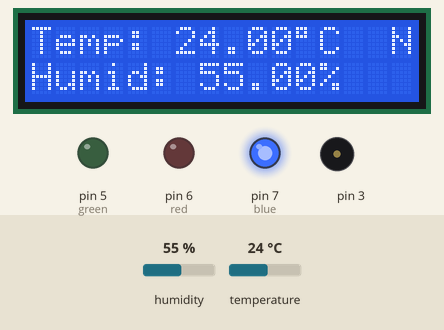
Simulated run of this sketch. Board: Arduino Uno, built with avr-gcc and run on an emulated ATmega328P. Shown: 16×2 character LCD, output pins drawn as LEDs (lit = HIGH), buzzer (waves = sounding). The test bench sets the inputs (shaded band); at power-on: temperature 24 °C, humidity 55 %.

Above: at 5.6 s.
5.7 s: temperature set to 29.6 °C
At 8.3 s:
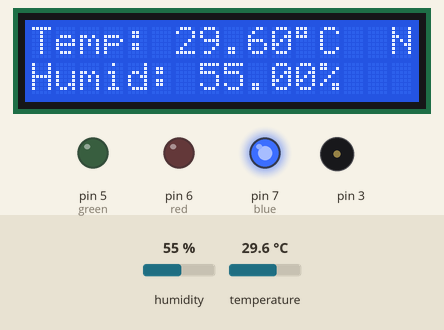
8.6 s: temperature set to 30.9 °C
At 9.37 s:
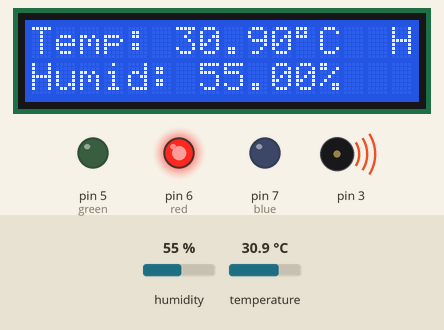
12.1 s: temperature set to 9 °C
At 13.41 s:
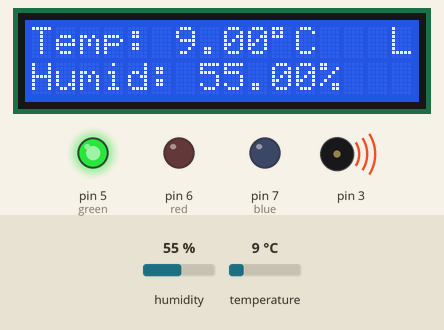
16.1 s: humidity set to 22 %
At 18.1 s:
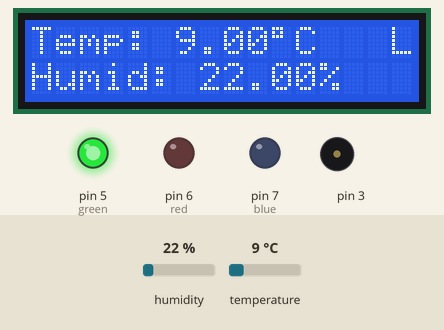
Timing chart, 0 to 19.9 s (numbered marks = the images above; inputs shaded):
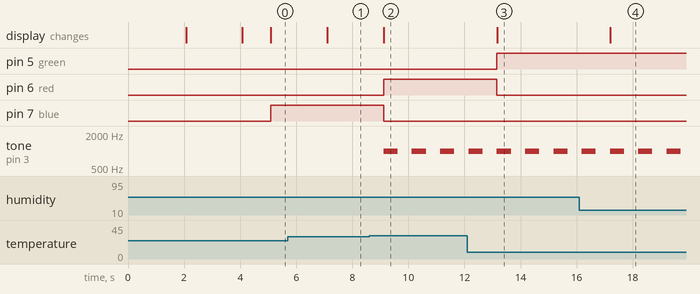

The sketch:

temperaturehumidityfinal.ino
```cpp
#include <LiquidCrystal.h>

#include <DHT.h>

#include "DHT.h"

#define DHTPIN A0     // what pin we're connected to

#define DHTTYPE DHT22   // we are using the DHT22 sensor

LiquidCrystal lcd(8,9,10,11,12,13);

DHT dht(DHTPIN, DHTTYPE);

int green = 5;
int red = 6;
int blue = 7;

void setup()
{

pinMode(green, OUTPUT);
pinMode(red, OUTPUT);
pinMode(blue, OUTPUT);
pinMode(3, OUTPUT);
lcd.begin(16,2);
lcd.setCursor(0,0);
lcd.print(" Digital ");
lcd.setCursor(0,1);
lcd.print("Hygro Thermometer");
delay(2000);
//lcd.clear();
//lcd.setCursor(0,0);
//lcd.print(" Station");
//delay(2000);
lcd.clear();
lcd.setCursor(0,0);
lcd.print(" MADE BY Bishal");
delay(2000);
lcd.clear();

Serial.begin(9600);

//lcd.begin(16,2);  //16 by 2 character display

dht.begin();
}

void loop()
{
  delay(1000);
  // Reading temperature or humidity takes about 250 milliseconds!
  float h = dht.readHumidity();

  float t = dht.readTemperature();  // Read temperature as Celsius (the default)

  lcd.clear();
  lcd.setCursor(0,0);
  lcd.print("Temp: ");
  lcd.print(t);  //printing temperarture to the LCD display
  lcd.print((char)223);
  lcd.print("C");


//the 3-led setup process
if (t>=10 && t<=30)
{
  lcd.setCursor(15,0);
  lcd.print("N");
  digitalWrite(green, LOW);
  digitalWrite(red, LOW);
  digitalWrite(blue, HIGH);
}else if(t<10)
{
  lcd.setCursor(15,0);
  lcd.print("L");
  digitalWrite(green, HIGH);
  digitalWrite(red, LOW);
  digitalWrite(blue, LOW);
  tone(3, 1000, 500);
}else if(t>30)
{
  lcd.setCursor(15,0);
  lcd.print("H");
  digitalWrite(green, LOW);
  digitalWrite(red, HIGH);
  digitalWrite(blue, LOW);
  tone(3, 1000, 500);
}
  lcd.setCursor(0,1);
  lcd.print("Humid: ");
  lcd.print(h);  //printing humidity to the LCD display
  lcd.print("%");
}
```

Measured:
- the behaviour switches between 30 and 30.1 °C on temperature (found by bisection; images 1 and 2)
- after the input at 5.7 s, the display: changes after 1.4 s (image 1)
- after the input at 8.6 s, pin 6 (red): LOW → HIGH after 0.52 s; pin 7 (blue): HIGH → LOW after 0.52 s; tone on pin 3: alternates 1000 Hz for 0.50 s and silent for 0.51 s, starting after 0.52 s; the display: changes after 0.52 s (image 2)
- after the input at 12.1 s, pin 5 (green): LOW → HIGH after 1.1 s; pin 6 (red): HIGH → LOW after 1.1 s; the display: changes after 1.1 s (image 3)
- after the input at 16.1 s, the display: changes after 1.1 s (image 4)
